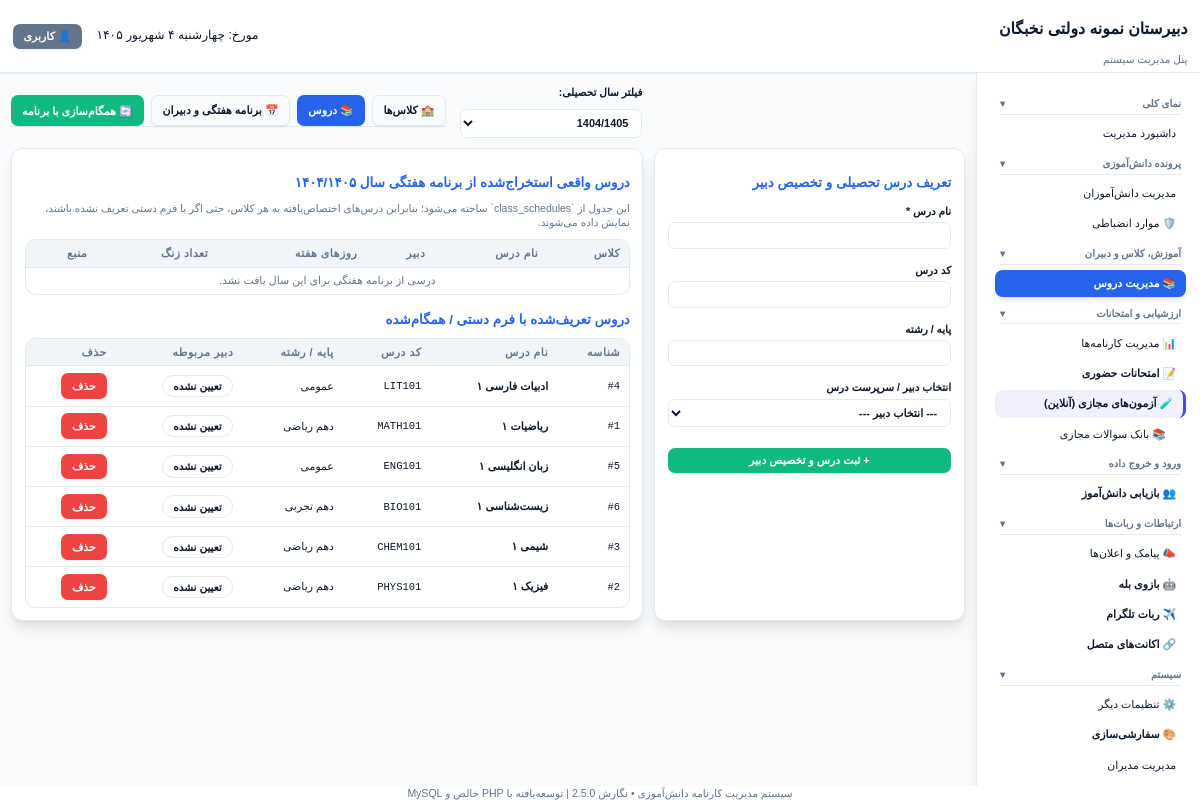
Screenshot of /classes.php?tab=subjects&year=1404/1405 (signed in) with the database file from the repository.
### tables this page shows
CREATE TABLE IF NOT EXISTS `settings` (
  `key_name` varchar(100) NOT NULL,
  `key_value` text DEFAULT NULL,
  PRIMARY KEY (`key_name`)
);

CREATE TABLE IF NOT EXISTS `subjects` (
  `id` int(11) NOT NULL AUTO_INCREMENT,
  `name` varchar(100) NOT NULL,
  `code` varchar(50) DEFAULT NULL,
  `grade_level` varchar(50) DEFAULT NULL,
  `teacher_name` varchar(150) DEFAULT NULL,
  `teacher_id` int(11) DEFAULT NULL,
  `coefficient` decimal(4,2) NOT NULL DEFAULT 1.00,
  `created_at` datetime DEFAULT CURRENT_TIMESTAMP,
  PRIMARY KEY (`id`)
);

### classes.php (the view, shortened to what the rows shown need)
<?php
require_once __DIR__ . '/includes/auth.php';
$tab  = $_GET['tab'] ?? 'classes';
$year = trim($_GET['year'] ?? '1404/1405');
require_once __DIR__ . '/includes/header.php';
$classesList  = get_unified_classes_for_year($year);
$subjectsList = DB::fetchAll("SELECT * FROM subjects ORDER BY name ASC, teacher_name ASC");
?>
<div class="space-y-6">
    <?php if ($tab === 'classes'): ?>
    <div class="grid grid-cols-3 gap-6">
        <div class="card col-span-1 shadow-lg">
            <h3 class="font-bold mb-4 text-primary">ایجاد کلاس جدید در سال <?php echo tr_num($year, 'fa'); ?></h3>
            <form method="POST">
                <input type="hidden" name="csrf_token" value="<?php echo csrf_token(); ?>">
                <input type="hidden" name="add_class" value="1">
                <div class="mb-4">
                    <label class="block text-xs font-semibold mb-1">نام کلاس (مثال: هفتم1) *</label>
                    <input type="text" name="name" class="form-input" required>
                </div>
                <div class="mb-4">
                    <label class="block text-xs font-semibold mb-1">پایه تحصیلی</label>
                    <input type="text" name="grade" class="form-input">
                </div>
                <div class="mb-6">
                    <label class="block text-xs font-semibold mb-1">سال تحصیلی</label>
                    <select name="academic_year" class="form-select font-bold">
                        <?php foreach(get_academic_years_for_filter() as $yy): ?>
                            <option value="<?php echo clean($yy['academic_year']); ?>" <?php echo $year===$yy['academic_year']?'selected':''; ?>><?php echo clean($yy['academic_year']); ?><?php echo !empty($yy['is_default'])?' - پیش‌فرض':''; ?></option>
                        <?php endforeach; ?>
                    </select>
                </div>
                <button type="submit" class="btn btn-success w-full py-2.5 font-bold">+ ثبت کلاس</button>
            </form>
        </div>
        <div class="card col-span-2 shadow-lg">
            <div class="table-container">
                <table>
                    <thead><tr><th>شناسه</th><th>نام کلاس</th><th>پایه تحصیلی</th><th>سال تحصیلی</th><th>زنگ‌های برنامه</th><th>منبع</th><th>حذف</th></tr></thead>
                    <tbody>
                        <?php foreach ($classesList as $cl): ?>
                        <tr>
                            <td class="font-mono text-xs"><?php echo $cl['id'] ? '#' . clean($cl['id']) : 'برنامه'; ?></td>
                            <td class="font-bold"><?php echo clean($cl['name']); ?></td>
                            <td><?php echo clean($cl['grade'] ?: infer_grade_from_class_name($cl['name'])); ?></td>
                            <td><?php echo clean($cl['academic_year']); ?></td>
                            <td><span class="badge badge-info"><?php echo tr_num((int)$cl['schedule_count'], 'fa'); ?></span></td>
                            <td><?php echo ((int)$cl['manual_count'] > 0 && (int)$cl['schedule_count'] > 0) ? '<span class="badge badge-success">فرم + برنامه</span>' : (((int)$cl['schedule_count'] > 0) ? '<span class="badge badge-warning">برنامه هفتگی</span>' : '<span class="badge badge-info">فرم دستی</span>'); ?></td>
                            <td><?php if (!empty($cl['id'])): ?><a href="classes.php?tab=classes&year=<?php echo urlencode($year); ?>&del_class=<?php echo $cl['id']; ?>" onclick="return confirm('حذف این کلاس؟')" class="btn btn-danger text-xs px-2 py-1">حذف</a><?php else: ?><span class="text-xs text-muted">برای حذف، زنگ‌های برنامه را حذف کنید</span><?php endif; ?></td>
                        </tr>
                        <?php endforeach; if (empty($classesList)): ?>
                        <tr><td colspan="7" class="text-center text-muted">کلاسی در این سال تعریف نشده است.</td></tr>
                        <?php endif; ?>
                    </tbody>
                </table>
            </div>
        </div>
    </div>
    <?php elseif ($tab === 'subjects'): ?>
    <div class="grid grid-cols-3 gap-6">
        <div class="card col-span-2 shadow-lg space-y-5">
            <div>
                <div class="table-container max-h-[430px]">
                    <table>
                        <thead><tr><th>کلاس</th><th>نام درس</th><th>دبیر</th><th>روزهای هفته</th><th>تعداد زنگ</th><th>منبع</th></tr></thead>
                    </table>
                </div>
            </div>
            <div>
                <div class="table-container max-h-[350px]">
                    <table>
                        <thead><tr><th>شناسه</th><th>نام درس</th><th>کد درس</th><th>پایه / رشته</th><th>دبیر مربوطه</th><th>حذف</th></tr></thead>
                        <tbody>
                            <?php foreach ($subjectsList as $sb): ?>
                            <tr>
                                <td class="font-mono text-xs">#<?php echo $sb['id']; ?></td>
                                <td class="font-bold"><?php echo clean($sb['name']); ?></td>
                                <td class="font-mono text-xs"><?php echo clean($sb['code']); ?></td>
                                <td><?php echo clean($sb['grade_level']); ?></td>
                                <td><span class="badge bg-indigo-100 text-indigo-800 border"><?php echo clean($sb['teacher_name'] ?: 'تعیین نشده'); ?></span></td>
                                <td><a href="classes.php?tab=subjects&year=<?php echo urlencode($year); ?>&del_subject=<?php echo $sb['id']; ?>" onclick="return confirm('حذف؟')" class="btn btn-danger text-xs px-2 py-1">حذف</a></td>
                            </tr>
                            <?php endforeach; if (empty($subjectsList)): ?>
                            <tr><td colspan="6" class="text-center text-muted py-6">درس دستی/همگام‌شده‌ای ثبت نشده است.</td></tr>
                            <?php endif; ?>
                        </tbody>
                    </table>
                </div>
            </div>
        </div>
    </div>
    <?php endif; ?>
</div>
<?php require_once __DIR__ . '/includes/footer.php'; ?>

### includes/header.php (shortened to what the rows shown need)
<?php
require_once __DIR__ . '/auth.php';
$schoolName = get_setting('school_name', 'سیستم مدیریت کارنامه دانش‌آموزی');
?>
<!DOCTYPE html>
<html lang="fa" dir="rtl">
<head>
    <link rel="stylesheet" href="assets/css/style.css">
</head>
<body class="bg-body text-main min-h-screen flex flex-col font-sans">
<?php if (is_admin_logged_in() || is_student_logged_in() || (function_exists('is_teacher_logged_in') && is_teacher_logged_in())): ?>
<header class="navbar flex items-center justify-between px-6 py-4 border-b border-color bg-card shadow-sm">
    <div class="flex items-center gap-4">
        <div><h1 class="text-lg font-bold"><?php echo clean($schoolName); ?></h1><span class="text-xs text-muted"><?php echo is_admin_logged_in() ? 'پنل مدیریت سیستم' : (is_student_logged_in() ? 'پنل دانش‌آموزی' : 'پنل دبیران'); ?></span></div>
    </div>
    <div class="flex items-center gap-4">
        <span class="text-sm font-medium">مورخ: <?php echo jdate('l j F Y'); ?></span>
        <div class="user-menu-wrap">
            <button type="button" class="btn btn-secondary user-menu-btn" onclick="document.body.classList.toggle('user-menu-open')">👤 کاربری</button>
        </div>
    </div>
</header>
<div class="flex flex-1">
    <?php if (is_admin_logged_in()): ?>
    <aside class="sidebar w-64 bg-card border-l border-color p-4 flex flex-col gap-1.5 shrink-0 shadow-lg">
        <div class="sidebar-scroll">
        <div class="sidebar-section-title">نمای کلی</div>
        <a href="index.php?view=dashboard" class="sidebar-item <?php echo (!isset($_GET['view']) || $_GET['view'] == 'dashboard') && basename($_SERVER['PHP_SELF']) == 'index.php' ? 'active' : ''; ?>">داشبورد مدیریت</a>
        <?php if (has_permission('manage_students')): ?>
            <div class="sidebar-section-title">پرونده دانش‌آموزی</div>
            <a href="students.php" class="sidebar-item <?php echo basename($_SERVER['PHP_SELF']) == 'students.php' ? 'active' : ''; ?>">مدیریت دانش‌آموزان</a>
            <a href="deputy-panel.php" class="sidebar-item <?php echo basename($_SERVER['PHP_SELF']) == 'deputy-panel.php' ? 'active' : ''; ?>">🛡️ موارد انضباطی</a>
        <?php endif; ?>
        <?php if (has_permission('manage_classes')): ?>
            <div class="sidebar-section-title">آموزش، کلاس و دبیران</div>
            <a href="courses-management.php" class="sidebar-item <?php echo in_array(basename($_SERVER['PHP_SELF']), ['courses-management.php','classes.php','import-teachers.php','import-schedule.php']) ? 'active' : ''; ?>">📚 مدیریت دروس</a>
        <?php endif; ?>
        <?php if (has_permission('manage_reports')): ?>
            <div class="sidebar-section-title">ارزشیابی و امتحانات</div>
            <a href="reports-management.php" class="sidebar-item <?php echo in_array(basename($_SERVER['PHP_SELF']), ['reports-management.php','reports.php','import.php','analytics.php']) ? 'active' : ''; ?>">📊 مدیریت کارنامه‌ها</a>
            <a href="exams.php" class="sidebar-item font-bold text-rose-600 <?php echo basename($_SERVER['PHP_SELF']) == 'exams.php' ? 'active' : ''; ?>">📝 امتحانات حضوری</a>
            <a href="online-exams.php" class="sidebar-item font-bold text-indigo-600 <?php echo in_array(basename($_SERVER['PHP_SELF']), ['online-exams.php','online-exam-form.php','online-exam-questions.php','online-exam-monitor.php','online-exam-results.php','online-exam-result.php','online-exam-grading.php','online-exam-categories.php']) ? 'active' : ''; ?>" style="background:rgba(79,70,229,0.08);border-right:3px solid #4f46e5;">🧪 آزمون‌های مجازی (آنلاین)</a>
            <a href="online-question-bank.php" class="sidebar-item text-purple-600 <?php echo basename($_SERVER['PHP_SELF']) == 'online-question-bank.php' ? 'active' : ''; ?>" style="padding-right:20px;">📚 بانک سوالات مجازی</a>
        <?php endif; ?>
        <?php if (has_permission('import_data')): ?>
            <div class="sidebar-section-title">ورود و خروج داده</div>
            <a href="student-recovery.php" class="sidebar-item font-bold text-green-700 <?php echo in_array(basename($_SERVER['PHP_SELF']), ['student-recovery.php','import-students.php','import-photos.php']) ? 'active' : ''; ?>">👥 بازیابی دانش‌آموز</a>
        <?php endif; ?>
        <?php if (has_permission('send_sms')): ?>
            <div class="sidebar-section-title">ارتباطات و ربات‌ها</div>
            <a href="messages-management.php" class="sidebar-item <?php echo in_array(basename($_SERVER['PHP_SELF']), ['messages-management.php','notifications.php','sms-panel.php']) ? 'active' : ''; ?>">📣 پیامک و اعلان‌ها</a>
            <a href="bale-bot.php" class="sidebar-item font-bold text-teal-600 <?php echo basename($_SERVER['PHP_SELF']) == 'bale-bot.php' ? 'active' : ''; ?>">🤖 بازوی بله</a>
            <a href="telegram-bot.php" class="sidebar-item font-bold text-sky-600 <?php echo basename($_SERVER['PHP_SELF']) == 'telegram-bot.php' ? 'active' : ''; ?>">✈️ ربات تلگرام</a>
            <a href="bot-accounts.php" class="sidebar-item font-bold text-cyan-600 <?php echo basename($_SERVER['PHP_SELF']) == 'bot-accounts.php' ? 'active' : ''; ?>">🔗 اکانت‌های متصل</a>
        <?php endif; ?>
        <div class="sidebar-section-title">سیستم</div>
        <a href="other-settings.php" class="sidebar-item <?php echo in_array(basename($_SERVER['PHP_SELF']), ['other-settings.php','backups.php','activity-logs.php','migration-updater.php']) ? 'active' : ''; ?>">⚙️ تنظیمات دیگر</a>
        <?php if (has_permission('system_settings')): ?><a href="settings.php" class="sidebar-item font-semibold text-amber-600 <?php echo basename($_SERVER['PHP_SELF']) == 'settings.php' ? 'active' : ''; ?>">🎨 سفارشی‌سازی</a><?php endif; ?>
        <?php if (($_SESSION['admin_role'] ?? '') === 'super_admin'): ?><a href="admins.php" class="sidebar-item text-purple-600 <?php echo basename($_SERVER['PHP_SELF']) == 'admins.php' ? 'active' : ''; ?>">مدیریت مدیران</a><?php endif; ?>
        </div>
    </aside>
    <?php endif; ?>
    <main class="flex-1 p-6 overflow-y-auto">
<?php else: ?>
    <main class="flex-1 flex items-center justify-center p-6">
<?php endif; ?>

### includes/footer.php (shortened to what the rows shown need)
<?php if (is_admin_logged_in() || is_student_logged_in()): ?>
    </main>
</div>
<?php else: ?>
    </main>
<?php endif; ?>
<footer class="py-4 px-6 border-t border-color bg-card text-center text-xs text-muted mt-auto">
    <span>سیستم مدیریت کارنامه دانش‌آموزی &bull; نگارش <?php echo clean(get_setting('system_version', '2.5.0')); ?></span>
    <span class="mx-2">|</span>
    <span>توسعه‌یافته با PHP خالص و MySQL</span>
</footer>
</body>
</html>

### rows the page displays
settings: key_value "دبیرستان نمونه دولتی نخبگان"
subjects: id "4", name "ادبیات فارسی ۱", code "LIT101", grade_level "عمومی", teacher_name "تعیین نشده"
subjects: id "1", name "ریاضیات ۱", code "MATH101", grade_level "دهم ریاضی", teacher_name "تعیین نشده"
subjects: id "5", name "زبان انگلیسی ۱", code "ENG101", grade_level "عمومی", teacher_name "تعیین نشده"
subjects: id "6", name "زیست‌شناسی ۱", code "BIO101", grade_level "دهم تجربی", teacher_name "تعیین نشده"
subjects: id "3", name "شیمی ۱", code "CHEM101", grade_level "دهم ریاضی", teacher_name "تعیین نشده"
subjects: id "2", name "فیزیک ۱", code "PHYS101", grade_level "دهم ریاضی", teacher_name "تعیین نشده"
settings: key_value "2.5.0"

### other values shown
jdate('l j F Y') "چهارشنبه ۴ شهریور ۱۴۰۵"
tr_num($year, 'fa') "۱۴۰۴/۱۴۰۵"
form field year "1404/1405"
